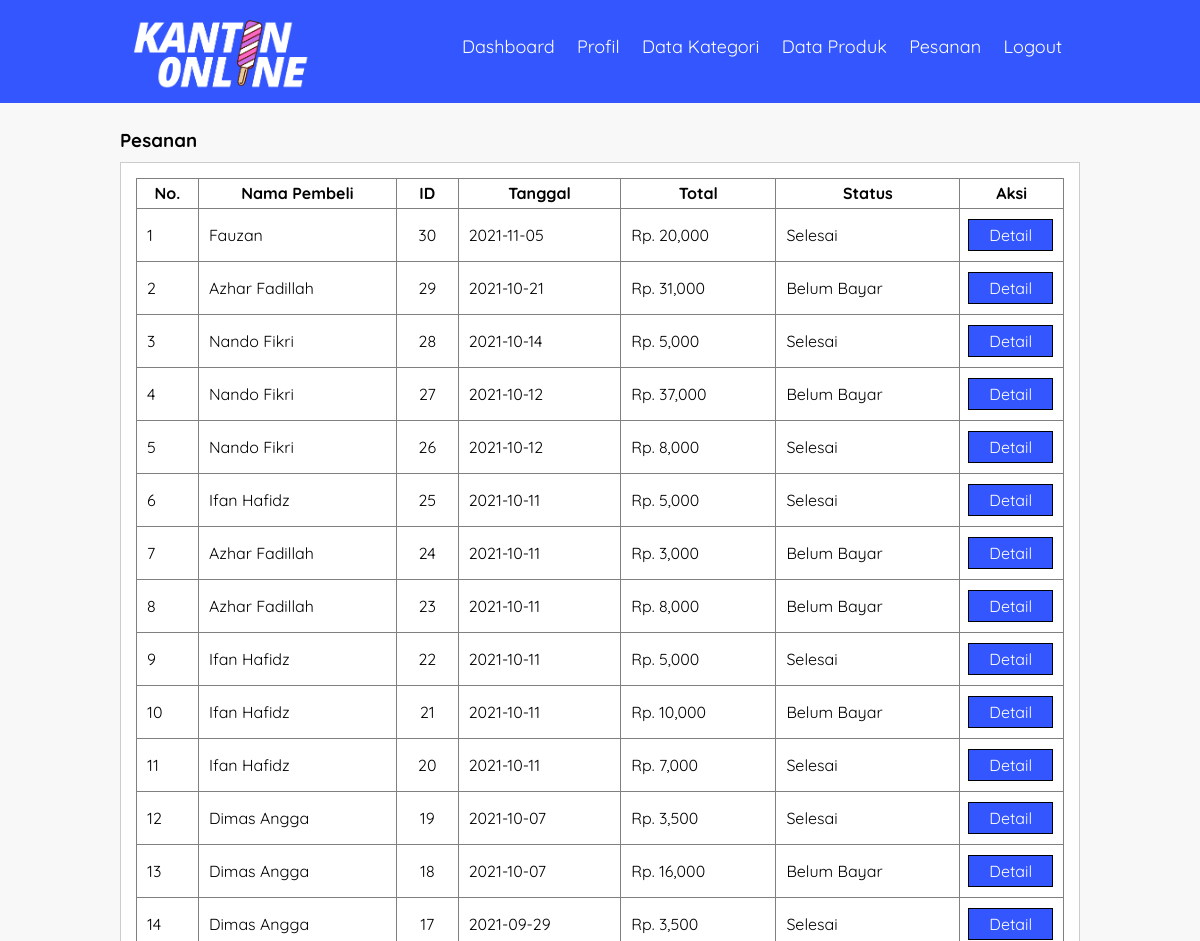
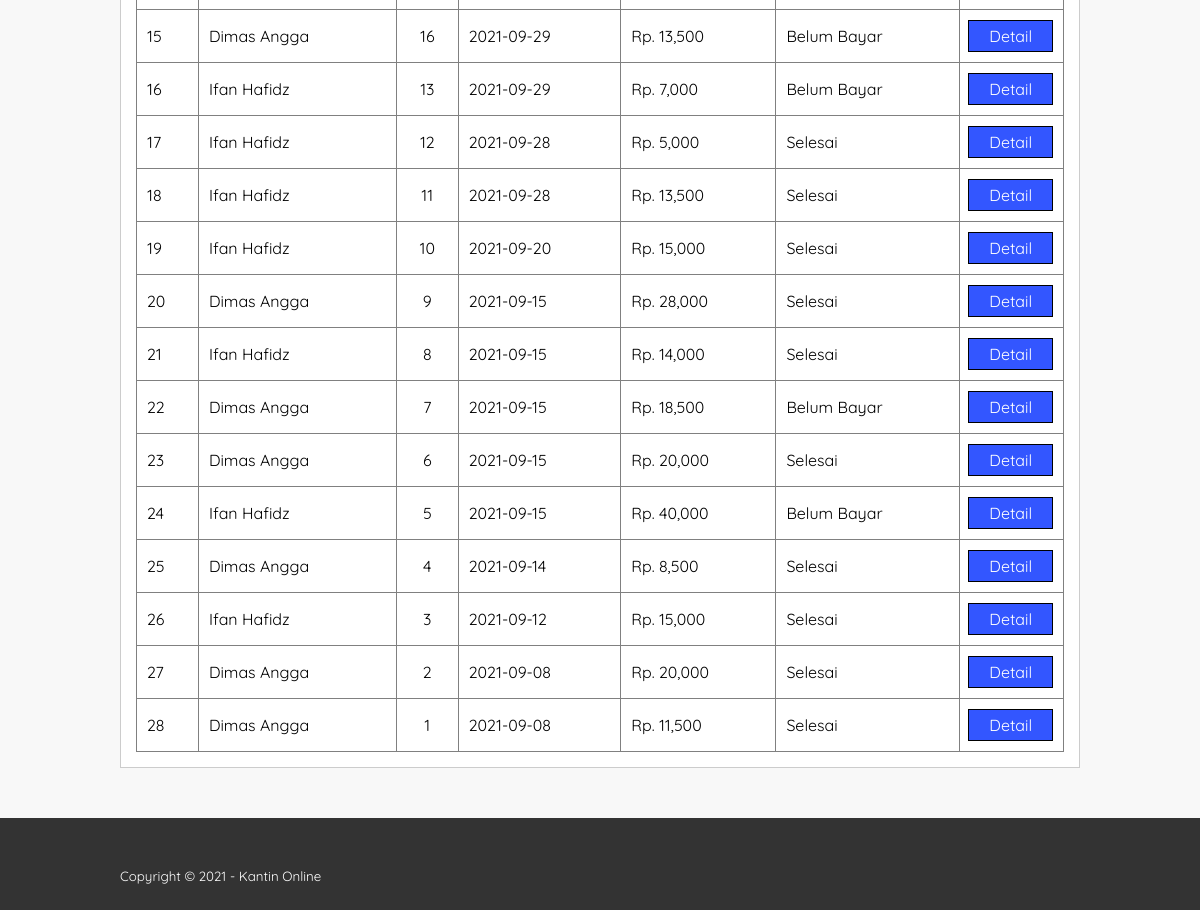
Page /admin/pesanan.php (signed in) on the committed database (2 pictures, top to bottom).
### tables this page shows
CREATE TABLE `tb_purchase` (
  `purchase_id` int(11) NOT NULL,
  `user_id` int(11) NOT NULL,
  `purchase_date` date NOT NULL,
  `purchase_total` int(11) NOT NULL,
  `purchase_status` tinyint(4) NOT NULL
);

CREATE TABLE `tb_user` (
  `user_id` int(11) NOT NULL,
  `user_name` varchar(50) NOT NULL,
  `username` varchar(50) NOT NULL,
  `password` varchar(100) NOT NULL,
  `user_telp` varchar(20) NOT NULL,
  `user_class` text NOT NULL
);

### admin/pesanan.php (the view, shortened to what this page needs)
<?php
    include '../db.php';
?>
<!DOCTYPE html>
<html>
<head>
	<link rel="stylesheet" type="text/css" href="../css/style.css">
</head>
<body>
	<header>
		<div class="container">
			<img src="../img/logo.png" style="width: 200px; margin-top: 5px;">
			<ul>
				<li><a href="dashboard.php">Dashboard</a></li>
				<li><a href="profil.php">Profil</a></li>
				<li><a href="data-kategori.php">Data Kategori</a></li>
				<li><a href="data-produk.php">Data Produk</a></li>
				<li><a href="pesanan.php">Pesanan</a></li>
				<li><a href="logout-admin.php">Logout</a></li>
			</ul>
		</div>
	</header>
	<div class="section">
		<div class="container">
			<h3>Pesanan</h3>
			<div class="box">
				<table border="1" cellspacing="0" class="table">
					<thead>
							<tr>
							<th>No.</th>
							<th>Nama Pembeli</th>
							<th>ID</th>
							<th>Tanggal</th>
							<th>Total</th>
							<th>Status</th>
							<th>Aksi</th>
						</tr>
					</thead>
					<tbody>
						<?php $no = 1; ?>
						<?php $ambil = mysqli_query($conn, "SELECT * FROM tb_purchase JOIN tb_user ON tb_purchase.user_id = tb_user.user_id ORDER BY purchase_id DESC"); ?>
						<?php while($pecah = mysqli_fetch_assoc($ambil)){ ?>
						<tr>
							<td><?php echo $no++; ?></td>
							<td><?php echo $pecah['user_name']; ?></td>
							<td align="center"><?php echo $pecah['purchase_id']; ?></td>
							<td><?php echo $pecah['purchase_date']; ?></td>
							<td>Rp. <?php echo number_format($pecah['purchase_total']); ?></td>
							<td><?php echo ($pecah['purchase_status'] == 0)? 'Belum Bayar':'Selesai' ?></td>
							<td>
								<a href="detail-pembelian.php?id=<?php echo $pecah['purchase_id']; ?>" class="btn3">Detail</a>
							</td>
						</tr>
						<?php } ?>
					</tbody>
				</table>
			</div>
		</div>
	</div>
	<div class="footer">
		<div class="container">
			<small>Copyright &copy; 2021 - Kantin Online</small>
		</div>
	</div>
</body>
</html>

### css/style.css (style rules this page uses)
* { padding: 0; margin: 0; font-family: 'Quicksand', sans-serif; }
body { background-color: #f8f8f8; }
a { color: inherit; text-decoration: none; }
.btn3 { width: 100%; text-align: center; margin: 5px 0; padding: 5px 0; background-color: #3356FF; color: #fff; border: 1px solid #000; cursor: pointer; float: right; }
header { background-color: #3356FF; color: #fff; }
header ul { float: right; }
header ul li { display: inline-block; font-size: 18px; margin: 35px 18px 0 0; }
header ul li a { display: inline-block; }
.container { width: 80%; margin: 0 auto; }
.container:after { content: ''; display: block; clear: both; }
.section { padding: 25px 0; }
.box { background-color: #fff; border: 1px solid #ccc; padding: 15px; box-sizing: border-box; margin: 10px 0 25px 0; }
.box:after { content: ''; display: block; clear: both; }
.table { width: 100%; border-collapse: collapse; }
.table tr { height: 30px; }
.table tr td { padding: 5px 10px; }
.footer { padding: 25px 0; background-color: #333; color: #fff; }
.footer small { margin-top: 25px; display: inline-block; }

### rows in the picture
tb_purchase: user.user_name "Fauzan", purchase_id "30", purchase_date "2021-11-05", purchase_total "20,000", purchase_status "Selesai"
tb_purchase: user.user_name "Azhar Fadillah", purchase_id "29", purchase_date "2021-10-21", purchase_total "31,000", purchase_status "Belum Bayar"
tb_purchase: user.user_name "Nando Fikri", purchase_id "28", purchase_date "2021-10-14", purchase_total "5,000", purchase_status "Selesai"
tb_purchase: user.user_name "Nando Fikri", purchase_id "27", purchase_date "2021-10-12", purchase_total "37,000", purchase_status "Belum Bayar"
tb_purchase: user.user_name "Nando Fikri", purchase_id "26", purchase_date "2021-10-12", purchase_total "8,000", purchase_status "Selesai"
tb_purchase: user.user_name "Ifan Hafidz", purchase_id "25", purchase_date "2021-10-11", purchase_total "5,000", purchase_status "Selesai"
tb_purchase: user.user_name "Azhar Fadillah", purchase_id "24", purchase_date "2021-10-11", purchase_total "3,000", purchase_status "Belum Bayar"
tb_purchase: user.user_name "Azhar Fadillah", purchase_id "23", purchase_date "2021-10-11", purchase_total "8,000", purchase_status "Belum Bayar"
tb_purchase: user.user_name "Ifan Hafidz", purchase_id "22", purchase_date "2021-10-11", purchase_total "5,000", purchase_status "Selesai"
tb_purchase: user.user_name "Ifan Hafidz", purchase_id "21", purchase_date "2021-10-11", purchase_total "10,000", purchase_status "Belum Bayar"
tb_purchase: user.user_name "Ifan Hafidz", purchase_id "20", purchase_date "2021-10-11", purchase_total "7,000", purchase_status "Selesai"
tb_purchase: user.user_name "Dimas Angga", purchase_id "19", purchase_date "2021-10-07", purchase_total "3,500", purchase_status "Selesai"
tb_purchase: user.user_name "Dimas Angga", purchase_id "18", purchase_date "2021-10-07", purchase_total "16,000", purchase_status "Belum Bayar"
tb_purchase: user.user_name "Dimas Angga", purchase_id "17", purchase_date "2021-09-29", purchase_total "3,500", purchase_status "Selesai"
tb_purchase: user.user_name "Dimas Angga", purchase_id "16", purchase_date "2021-09-29", purchase_total "13,500", purchase_status "Belum Bayar"
tb_purchase: user.user_name "Ifan Hafidz", purchase_id "13", purchase_date "2021-09-29", purchase_total "7,000", purchase_status "Belum Bayar"
tb_purchase: user.user_name "Ifan Hafidz", purchase_id "12", purchase_date "2021-09-28", purchase_total "5,000", purchase_status "Selesai"
tb_purchase: user.user_name "Ifan Hafidz", purchase_id "11", purchase_date "2021-09-28", purchase_total "13,500", purchase_status "Selesai"
tb_purchase: user.user_name "Ifan Hafidz", purchase_id "10", purchase_date "2021-09-20", purchase_total "15,000", purchase_status "Selesai"
tb_purchase: user.user_name "Dimas Angga", purchase_id "9", purchase_date "2021-09-15", purchase_total "28,000", purchase_status "Selesai"
tb_purchase: user.user_name "Ifan Hafidz", purchase_id "8", purchase_date "2021-09-15", purchase_total "14,000", purchase_status "Selesai"
tb_purchase: user.user_name "Dimas Angga", purchase_id "7", purchase_date "2021-09-15", purchase_total "18,500", purchase_status "Belum Bayar"
tb_purchase: user.user_name "Dimas Angga", purchase_id "6", purchase_date "2021-09-15", purchase_total "20,000", purchase_status "Selesai"
tb_purchase: user.user_name "Ifan Hafidz", purchase_id "5", purchase_date "2021-09-15", purchase_total "40,000", purchase_status "Belum Bayar"
tb_purchase: user.user_name "Dimas Angga", purchase_id "4", purchase_date "2021-09-14", purchase_total "8,500", purchase_status "Selesai"
tb_purchase: user.user_name "Ifan Hafidz", purchase_id "3", purchase_date "2021-09-12", purchase_total "15,000", purchase_status "Selesai"
tb_purchase: user.user_name "Dimas Angga", purchase_id "2", purchase_date "2021-09-08", purchase_total "20,000", purchase_status "Selesai"
tb_purchase: user.user_name "Dimas Angga", purchase_id "1", purchase_date "2021-09-08", purchase_total "11,500", purchase_status "Selesai"
